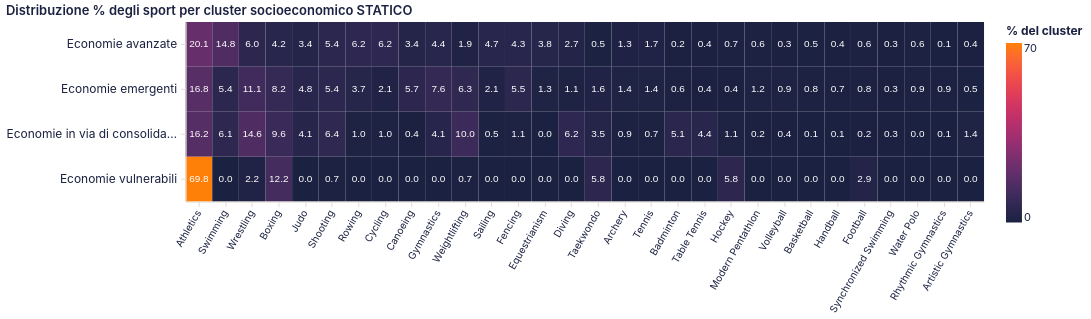

Specify this chart in Vega-Lite:
### Vega-Lite specification from a JSON file in a GitHub repository (floating-point values rounded to 4 significant figures)
{"$schema": "https://vega.github.io/schema/vega-lite/v5.20.1.json", "config": {"arc": {"fill": "#1b2140"}, "area": {"fill": "#1b2140", "fillOpacity": 0.15, "line": true}, "axis": {"domainColor": "#e2ddd4", "grid": true, "gridColor": "#e2ddd4", "gridWidth": 0.6, "labelAngle": 0, "labelColor": "#1b2140", "labelFont": "Inter, system-ui, -apple-system, BlinkMacSystemFont, 'Segoe UI', Roboto, sans-serif", "labelFontSize": 12, "labelFontWeight": 400, "labelPadding": 4, "tickColor": "#e2ddd4", "tickSize": 5, "titleColor": "#1b2140", "titleFont": "Inter, system-ui, -apple-system, BlinkMacSystemFont, 'Segoe UI', Roboto, sans-serif", "titleFontSize": 12, "titleFontWeight": 600}, "axisBand": {"grid": false}, "background": "transparent", "bar": {"fill": "#1b2140"}, "legend": {"labelColor": "#1b2140", "labelFont": "Inter, system-ui, -apple-system, BlinkMacSystemFont, 'Segoe UI', Roboto, sans-serif", "labelFontSize": 11, "padding": 4, "symbolType": "circle", "titleColor": "#1b2140", "titleFont": "Inter, system-ui, -apple-system, BlinkMacSystemFont, 'Segoe UI', Roboto, sans-serif", "titleFontSize": 12}, "line": {"stroke": "#1b2140", "strokeWidth": 2}, "mark": {"color": "#1b2140"}, "path": {"stroke": "#1b2140"}, "point": {"fill": "#1b2140", "filled": true}, "range": {"category": ["#1b2140", "#ff8009", "#9a0641", "#ffe34a", "#e7b6af", "#0088b0", "#e03830"]}, "rect": {"fill": "#1b2140"}, "shape": {"stroke": "#1b2140"}, "symbol": {"fill": "#1b2140"}, "title": {"anchor": "start", "color": "#1b2140", "font": "Inter, system-ui, -apple-system, BlinkMacSystemFont, 'Segoe UI', Roboto, sans-serif", "fontSize": 13, "fontWeight": 600, "subtitleColor": "#1b2140", "subtitleFont": "Inter, system-ui, -apple-system, BlinkMacSystemFont, 'Segoe UI', Roboto, sans-serif"}, "view": {"continuousHeight": 300, "continuousWidth": 400, "fill": null, "stroke": null}}, "data": {"name": "data-51f367ba5b6ef95f02d3ce7687198f7d"}, "datasets": {"data-51f367ba5b6ef95f02d3ce7687198f7d": [{"cluster_label": "Economie avanzate", "pct_del_cluster": 1.318, "sport": "Archery"}, {"cluster_label": "Economie emergenti", "pct_del_cluster": 1.372, "sport": "Archery"}, {"cluster_label": "Economie in via di consolidamento", "pct_del_cluster": 0.8638, "sport": "Archery"}, {"cluster_label": "Economie vulnerabili", "pct_del_cluster": 0.0, "sport": "Archery"}, {"cluster_label": "Economie avanzate", "pct_del_cluster": 0.3902, "sport": "Artistic Gymnastics"}, {"cluster_label": "Economie emergenti", "pct_del_cluster": 0.4819, "sport": "Artistic Gymnastics"}, {"cluster_label": "Economie in via di consolidamento", "pct_del_cluster": 1.395, "sport": "Artistic Gymnastics"}, {"cluster_label": "Economie vulnerabili", "pct_del_cluster": 0.0, "sport": "Artistic Gymnastics"}, {"cluster_label": "Economie avanzate", "pct_del_cluster": 20.06, "sport": "Athletics"}, {"cluster_label": "Economie emergenti", "pct_del_cluster": 16.83, "sport": "Athletics"}, {"cluster_label": "Economie in via di consolidamento", "pct_del_cluster": 16.21, "sport": "Athletics"}, {"cluster_label": "Economie vulnerabili", "pct_del_cluster": 69.78, "sport": "Athletics"}, {"cluster_label": "Economie avanzate", "pct_del_cluster": 0.2109, "sport": "Badminton"}, {"cluster_label": "Economie emergenti", "pct_del_cluster": 0.6487, "sport": "Badminton"}, {"cluster_label": "Economie in via di consolidamento", "pct_del_cluster": 5.116, "sport": "Badminton"}, {"cluster_label": "Economie vulnerabili", "pct_del_cluster": 0.0, "sport": "Badminton"}, {"cluster_label": "Economie avanzate", "pct_del_cluster": 0.5273, "sport": "Basketball"}, {"cluster_label": "Economie emergenti", "pct_del_cluster": 0.7785, "sport": "Basketball"}, {"cluster_label": "Economie in via di consolidamento", "pct_del_cluster": 0.1329, "sport": "Basketball"}, {"cluster_label": "Economie vulnerabili", "pct_del_cluster": 0.0, "sport": "Basketball"}, {"cluster_label": "Economie avanzate", "pct_del_cluster": 4.219, "sport": "Boxing"}, {"cluster_label": "Economie emergenti", "pct_del_cluster": 8.193, "sport": "Boxing"}, {"cluster_label": "Economie in via di consolidamento", "pct_del_cluster": 9.568, "sport": "Boxing"}, {"cluster_label": "Economie vulnerabili", "pct_del_cluster": 12.23, "sport": "Boxing"}, {"cluster_label": "Economie avanzate", "pct_del_cluster": 3.364, "sport": "Canoeing"}, {"cluster_label": "Economie emergenti", "pct_del_cluster": 5.69, "sport": "Canoeing"}, {"cluster_label": "Economie in via di consolidamento", "pct_del_cluster": 0.3987, "sport": "Canoeing"}, {"cluster_label": "Economie vulnerabili", "pct_del_cluster": 0.0, "sport": "Canoeing"}, {"cluster_label": "Economie avanzate", "pct_del_cluster": 6.201, "sport": "Cycling"}, {"cluster_label": "Economie emergenti", "pct_del_cluster": 2.132, "sport": "Cycling"}, {"cluster_label": "Economie in via di consolidamento", "pct_del_cluster": 0.9967, "sport": "Cycling"}, {"cluster_label": "Economie vulnerabili", "pct_del_cluster": 0.0, "sport": "Cycling"}, {"cluster_label": "Economie avanzate", "pct_del_cluster": 2.658, "sport": "Diving"}, {"cluster_label": "Economie emergenti", "pct_del_cluster": 1.075, "sport": "Diving"}, {"cluster_label": "Economie in via di consolidamento", "pct_del_cluster": 6.246, "sport": "Diving"}, {"cluster_label": "Economie vulnerabili", "pct_del_cluster": 0.0, "sport": "Diving"}, {"cluster_label": "Economie avanzate", "pct_del_cluster": 3.839, "sport": "Equestrianism"}, {"cluster_label": "Economie emergenti", "pct_del_cluster": 1.335, "sport": "Equestrianism"}, {"cluster_label": "Economie in via di consolidamento", "pct_del_cluster": 0.0, "sport": "Equestrianism"}, {"cluster_label": "Economie vulnerabili", "pct_del_cluster": 0.0, "sport": "Equestrianism"}, {"cluster_label": "Economie avanzate", "pct_del_cluster": 4.335, "sport": "Fencing"}, {"cluster_label": "Economie emergenti", "pct_del_cluster": 5.487, "sport": "Fencing"}, {"cluster_label": "Economie in via di consolidamento", "pct_del_cluster": 1.13, "sport": "Fencing"}, {"cluster_label": "Economie vulnerabili", "pct_del_cluster": 0.0, "sport": "Fencing"}, {"cluster_label": "Economie avanzate", "pct_del_cluster": 0.58, "sport": "Football"}, {"cluster_label": "Economie emergenti", "pct_del_cluster": 0.797, "sport": "Football"}, {"cluster_label": "Economie in via di consolidamento", "pct_del_cluster": 0.1993, "sport": "Football"}, {"cluster_label": "Economie vulnerabili", "pct_del_cluster": 2.878, "sport": "Football"}, {"cluster_label": "Economie avanzate", "pct_del_cluster": 4.377, "sport": "Gymnastics"}, {"cluster_label": "Economie emergenti", "pct_del_cluster": 7.637, "sport": "Gymnastics"}, {"cluster_label": "Economie in via di consolidamento", "pct_del_cluster": 4.12, "sport": "Gymnastics"}, {"cluster_label": "Economie vulnerabili", "pct_del_cluster": 0.0, "sport": "Gymnastics"}, {"cluster_label": "Economie avanzate", "pct_del_cluster": 0.3586, "sport": "Handball"}, {"cluster_label": "Economie emergenti", "pct_del_cluster": 0.7414, "sport": "Handball"}, {"cluster_label": "Economie in via di consolidamento", "pct_del_cluster": 0.06645, "sport": "Handball"}, {"cluster_label": "Economie vulnerabili", "pct_del_cluster": 0.0, "sport": "Handball"}, {"cluster_label": "Economie avanzate", "pct_del_cluster": 0.6855, "sport": "Hockey"}, {"cluster_label": "Economie emergenti", "pct_del_cluster": 0.3892, "sport": "Hockey"}, {"cluster_label": "Economie in via di consolidamento", "pct_del_cluster": 1.063, "sport": "Hockey"}, {"cluster_label": "Economie vulnerabili", "pct_del_cluster": 5.755, "sport": "Hockey"}, {"cluster_label": "Economie avanzate", "pct_del_cluster": 3.364, "sport": "Judo"}, {"cluster_label": "Economie emergenti", "pct_del_cluster": 4.782, "sport": "Judo"}, {"cluster_label": "Economie in via di consolidamento", "pct_del_cluster": 4.12, "sport": "Judo"}, {"cluster_label": "Economie vulnerabili", "pct_del_cluster": 0.0, "sport": "Judo"}, {"cluster_label": "Economie avanzate", "pct_del_cluster": 0.6433, "sport": "Modern Pentathlon"}, {"cluster_label": "Economie emergenti", "pct_del_cluster": 1.223, "sport": "Modern Pentathlon"}, {"cluster_label": "Economie in via di consolidamento", "pct_del_cluster": 0.1993, "sport": "Modern Pentathlon"}, {"cluster_label": "Economie vulnerabili", "pct_del_cluster": 0.0, "sport": "Modern Pentathlon"}, {"cluster_label": "Economie avanzate", "pct_del_cluster": 0.09492, "sport": "Rhythmic Gymnastics"}, {"cluster_label": "Economie emergenti", "pct_del_cluster": 0.8526, "sport": "Rhythmic Gymnastics"}, {"cluster_label": "Economie in via di consolidamento", "pct_del_cluster": 0.1329, "sport": "Rhythmic Gymnastics"}, {"cluster_label": "Economie vulnerabili", "pct_del_cluster": 0.0, "sport": "Rhythmic Gymnastics"}, {"cluster_label": "Economie avanzate", "pct_del_cluster": 6.18, "sport": "Rowing"}, {"cluster_label": "Economie emergenti", "pct_del_cluster": 3.726, "sport": "Rowing"}, {"cluster_label": "Economie in via di consolidamento", "pct_del_cluster": 0.9967, "sport": "Rowing"}, {"cluster_label": "Economie vulnerabili", "pct_del_cluster": 0.0, "sport": "Rowing"}, {"cluster_label": "Economie avanzate", "pct_del_cluster": 4.746, "sport": "Sailing"}, {"cluster_label": "Economie emergenti", "pct_del_cluster": 2.132, "sport": "Sailing"}, {"cluster_label": "Economie in via di consolidamento", "pct_del_cluster": 0.5316, "sport": "Sailing"}, {"cluster_label": "Economie vulnerabili", "pct_del_cluster": 0.0, "sport": "Sailing"}, {"cluster_label": "Economie avanzate", "pct_del_cluster": 5.4, "sport": "Shooting"}, {"cluster_label": "Economie emergenti", "pct_del_cluster": 5.431, "sport": "Shooting"}, {"cluster_label": "Economie in via di consolidamento", "pct_del_cluster": 6.379, "sport": "Shooting"}, {"cluster_label": "Economie vulnerabili", "pct_del_cluster": 0.7194, "sport": "Shooting"}, {"cluster_label": "Economie avanzate", "pct_del_cluster": 14.79, "sport": "Swimming"}, {"cluster_label": "Economie emergenti", "pct_del_cluster": 5.449, "sport": "Swimming"}, {"cluster_label": "Economie in via di consolidamento", "pct_del_cluster": 6.113, "sport": "Swimming"}, {"cluster_label": "Economie vulnerabili", "pct_del_cluster": 0.0, "sport": "Swimming"}, {"cluster_label": "Economie avanzate", "pct_del_cluster": 0.3375, "sport": "Synchronized Swimming"}, {"cluster_label": "Economie emergenti", "pct_del_cluster": 0.2595, "sport": "Synchronized Swimming"}, {"cluster_label": "Economie in via di consolidamento", "pct_del_cluster": 0.3322, "sport": "Synchronized Swimming"}, {"cluster_label": "Economie vulnerabili", "pct_del_cluster": 0.0, "sport": "Synchronized Swimming"}, {"cluster_label": "Economie avanzate", "pct_del_cluster": 0.3586, "sport": "Table Tennis"}, {"cluster_label": "Economie emergenti", "pct_del_cluster": 0.3522, "sport": "Table Tennis"}, {"cluster_label": "Economie in via di consolidamento", "pct_del_cluster": 4.385, "sport": "Table Tennis"}, {"cluster_label": "Economie vulnerabili", "pct_del_cluster": 0.0, "sport": "Table Tennis"}, {"cluster_label": "Economie avanzate", "pct_del_cluster": 0.5168, "sport": "Taekwondo"}, {"cluster_label": "Economie emergenti", "pct_del_cluster": 1.65, "sport": "Taekwondo"}, {"cluster_label": "Economie in via di consolidamento", "pct_del_cluster": 3.522, "sport": "Taekwondo"}, {"cluster_label": "Economie vulnerabili", "pct_del_cluster": 5.755, "sport": "Taekwondo"}, {"cluster_label": "Economie avanzate", "pct_del_cluster": 1.709, "sport": "Tennis"}, {"cluster_label": "Economie emergenti", "pct_del_cluster": 1.372, "sport": "Tennis"}, {"cluster_label": "Economie in via di consolidamento", "pct_del_cluster": 0.7309, "sport": "Tennis"}, {"cluster_label": "Economie vulnerabili", "pct_del_cluster": 0.0, "sport": "Tennis"}, {"cluster_label": "Economie avanzate", "pct_del_cluster": 0.348, "sport": "Volleyball"}, {"cluster_label": "Economie emergenti", "pct_del_cluster": 0.9268, "sport": "Volleyball"}, {"cluster_label": "Economie in via di consolidamento", "pct_del_cluster": 0.3987, "sport": "Volleyball"}, {"cluster_label": "Economie vulnerabili", "pct_del_cluster": 0.0, "sport": "Volleyball"}, {"cluster_label": "Economie avanzate", "pct_del_cluster": 0.58, "sport": "Water Polo"}, {"cluster_label": "Economie emergenti", "pct_del_cluster": 0.8526, "sport": "Water Polo"}, {"cluster_label": "Economie in via di consolidamento", "pct_del_cluster": 0.0, "sport": "Water Polo"}, {"cluster_label": "Economie vulnerabili", "pct_del_cluster": 0.0, "sport": "Water Polo"}, {"cluster_label": "Economie avanzate", "pct_del_cluster": 1.856, "sport": "Weightlifting"}, {"cluster_label": "Economie emergenti", "pct_del_cluster": 6.302, "sport": "Weightlifting"}, {"cluster_label": "Economie in via di consolidamento", "pct_del_cluster": 10.03, "sport": "Weightlifting"}, {"cluster_label": "Economie vulnerabili", "pct_del_cluster": 0.7194, "sport": "Weightlifting"}, {"cluster_label": "Economie avanzate", "pct_del_cluster": 5.959, "sport": "Wrestling"}, {"cluster_label": "Economie emergenti", "pct_del_cluster": 11.1, "sport": "Wrestling"}, {"cluster_label": "Economie in via di consolidamento", "pct_del_cluster": 14.62, "sport": "Wrestling"}, {"cluster_label": "Economie vulnerabili", "pct_del_cluster": 2.158, "sport": "Wrestling"}]}, "height": 180, "layer": [{"encoding": {"color": {"field": "pct_del_cluster", "scale": {"range": ["#1b2140", "#ff8009"]}, "title": "% del cluster", "type": "quantitative"}, "tooltip": [{"field": "cluster_label", "title": "Cluster", "type": "nominal"}, {"field": "sport", "title": "Sport", "type": "nominal"}, {"field": "pct_del_cluster", "format": ".1f", "title": "% medaglie del cluster", "type": "quantitative"}], "x": {"axis": {"labelAngle": -60, "labelFontSize": 10}, "field": "sport", "sort": ["Athletics", "Swimming", "Wrestling", "Boxing", "Judo", "Shooting", "Rowing", "Cycling", "Canoeing", "Gymnastics", "Weightlifting", "Sailing", "Fencing", "Equestrianism", "Diving", "Taekwondo", "Archery", "Tennis", "Badminton", "Table Tennis", "Hockey", "Modern Pentathlon", "Volleyball", "Basketball", "Handball", "Football", "Synchronized Swimming", "Water Polo", "Rhythmic Gymnastics", "Artistic Gymnastics"], "title": null, "type": "nominal"}, "y": {"field": "cluster_label", "sort": ["Economie avanzate", "Economie emergenti", "Economie in via di consolidamento", "Economie vulnerabili"], "title": null, "type": "nominal"}}, "mark": {"type": "rect"}, "name": "view_41"}, {"encoding": {"color": {"condition": {"test": "(datum.pct_del_cluster > 50)", "value": "white"}, "value": "white"}, "text": {"field": "pct_del_cluster", "format": ".1f", "type": "quantitative"}, "x": {"axis": {"labelAngle": -60, "labelFontSize": 10}, "field": "sport", "sort": ["Athletics", "Swimming", "Wrestling", "Boxing", "Judo", "Shooting", "Rowing", "Cycling", "Canoeing", "Gymnastics", "Weightlifting", "Sailing", "Fencing", "Equestrianism", "Diving", "Taekwondo", "Archery", "Tennis", "Badminton", "Table Tennis", "Hockey", "Modern Pentathlon", "Volleyball", "Basketball", "Handball", "Football", "Synchronized Swimming", "Water Polo", "Rhythmic Gymnastics", "Artistic Gymnastics"], "title": null, "type": "nominal"}, "y": {"field": "cluster_label", "sort": ["Economie avanzate", "Economie emergenti", "Economie in via di consolidamento", "Economie vulnerabili"], "title": null, "type": "nominal"}}, "mark": {"baseline": "middle", "fontSize": 10, "type": "text"}}], "params": [{"bind": "scales", "name": "param_14", "select": {"encodings": ["x", "y"], "type": "interval"}, "views": ["view_41"]}], "title": "Distribuzione % degli sport per cluster socioeconomico STATICO", "width": 800}
